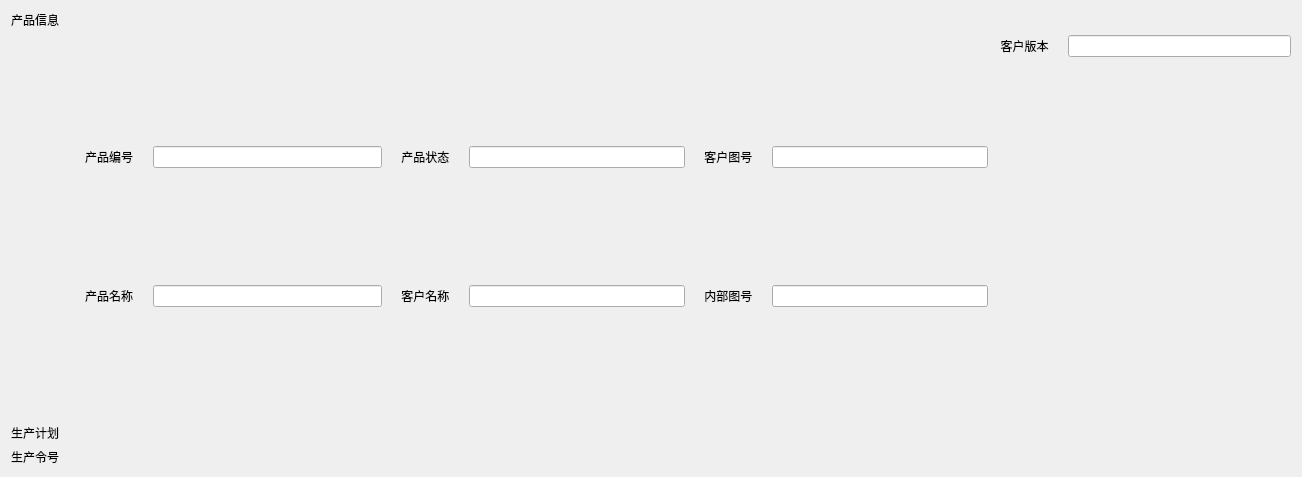
<?xml version="1.0" encoding="UTF-8"?>
<ui version="4.0">
 <class>MainWindow</class>
 <widget class="QMainWindow" name="MainWindow">
  <property name="geometry">
   <rect>
    <x>0</x>
    <y>0</y>
    <width>1302</width>
    <height>477</height>
   </rect>
  </property>
  <property name="windowTitle">
   <string>MainWindow</string>
  </property>
  <widget class="QWidget" name="centralWidget">
   <layout class="QHBoxLayout" name="horizontalLayout_13">
    <item>
     <layout class="QVBoxLayout" name="verticalLayout_9">
      <item>
       <layout class="QVBoxLayout" name="verticalLayout_6">
        <item>
         <widget class="QLabel" name="label_12">
          <property name="text">
           <string>产品信息</string>
          </property>
         </widget>
        </item>
        <item>
         <layout class="QHBoxLayout" name="horizontalLayout_12" stretch="1,4,4,4,4">
          <item>
           <spacer name="horizontalSpacer">
            <property name="orientation">
             <enum>Qt::Horizontal</enum>
            </property>
            <property name="sizeHint" stdset="0">
             <size>
              <width>40</width>
              <height>20</height>
             </size>
            </property>
           </spacer>
          </item>
          <item>
           <layout class="QVBoxLayout" name="verticalLayout">
            <item>
             <layout class="QHBoxLayout" name="horizontalLayout">
              <item>
               <widget class="QLabel" name="label">
                <property name="text">
                 <string>产品编号    </string>
                </property>
               </widget>
              </item>
              <item>
               <widget class="QLineEdit" name="lineEdit"/>
              </item>
             </layout>
            </item>
            <item>
             <layout class="QHBoxLayout" name="horizontalLayout_3">
              <item>
               <widget class="QLabel" name="label_3">
                <property name="text">
                 <string>产品名称    </string>
                </property>
               </widget>
              </item>
              <item>
               <widget class="QLineEdit" name="lineEdit_3"/>
              </item>
             </layout>
            </item>
           </layout>
          </item>
          <item>
           <layout class="QVBoxLayout" name="verticalLayout_2">
            <item>
             <layout class="QHBoxLayout" name="horizontalLayout_2">
              <item>
               <widget class="QLabel" name="label_2">
                <property name="text">
                 <string>    产品状态    </string>
                </property>
               </widget>
              </item>
              <item>
               <widget class="QLineEdit" name="lineEdit_2"/>
              </item>
             </layout>
            </item>
            <item>
             <layout class="QHBoxLayout" name="horizontalLayout_4">
              <item>
               <widget class="QLabel" name="label_4">
                <property name="text">
                 <string>    客户名称    </string>
                </property>
               </widget>
              </item>
              <item>
               <widget class="QLineEdit" name="lineEdit_4"/>
              </item>
             </layout>
            </item>
           </layout>
          </item>
          <item>
           <layout class="QVBoxLayout" name="verticalLayout_4">
            <item>
             <layout class="QHBoxLayout" name="horizontalLayout_9">
              <item>
               <widget class="QLabel" name="label_9">
                <property name="text">
                 <string>    客户图号    </string>
                </property>
               </widget>
              </item>
              <item>
               <widget class="QLineEdit" name="lineEdit_9"/>
              </item>
             </layout>
            </item>
            <item>
             <layout class="QHBoxLayout" name="horizontalLayout_10">
              <item>
               <widget class="QLabel" name="label_10">
                <property name="text">
                 <string>    内部图号    </string>
                </property>
               </widget>
              </item>
              <item>
               <widget class="QLineEdit" name="lineEdit_10"/>
              </item>
             </layout>
            </item>
           </layout>
          </item>
          <item>
           <layout class="QVBoxLayout" name="verticalLayout_5" stretch="1,1">
            <item>
             <layout class="QHBoxLayout" name="horizontalLayout_11" stretch="0,0">
              <item>
               <widget class="QLabel" name="label_11">
                <property name="text">
                 <string>  客户版本    </string>
                </property>
               </widget>
              </item>
              <item>
               <widget class="QLineEdit" name="lineEdit_11"/>
              </item>
             </layout>
            </item>
            <item>
             <spacer name="verticalSpacer">
              <property name="orientation">
               <enum>Qt::Vertical</enum>
              </property>
              <property name="sizeHint" stdset="0">
               <size>
                <width>20</width>
                <height>40</height>
               </size>
              </property>
             </spacer>
            </item>
           </layout>
          </item>
         </layout>
        </item>
       </layout>
      </item>
      <item>
       <layout class="QVBoxLayout" name="verticalLayout_7">
        <item>
         <widget class="QLabel" name="label_13">
          <property name="text">
           <string>生产计划</string>
          </property>
         </widget>
        </item>
       </layout>
      </item>
      <item>
       <layout class="QVBoxLayout" name="verticalLayout_8">
        <item>
         <widget class="QLabel" name="label_14">
          <property name="text">
           <string>生产令号</string>
          </property>
         </widget>
        </item>
       </layout>
      </item>
     </layout>
    </item>
   </layout>
  </widget>
 </widget>
 <layoutdefault spacing="6" margin="11"/>
 <resources/>
 <connections/>
</ui>
